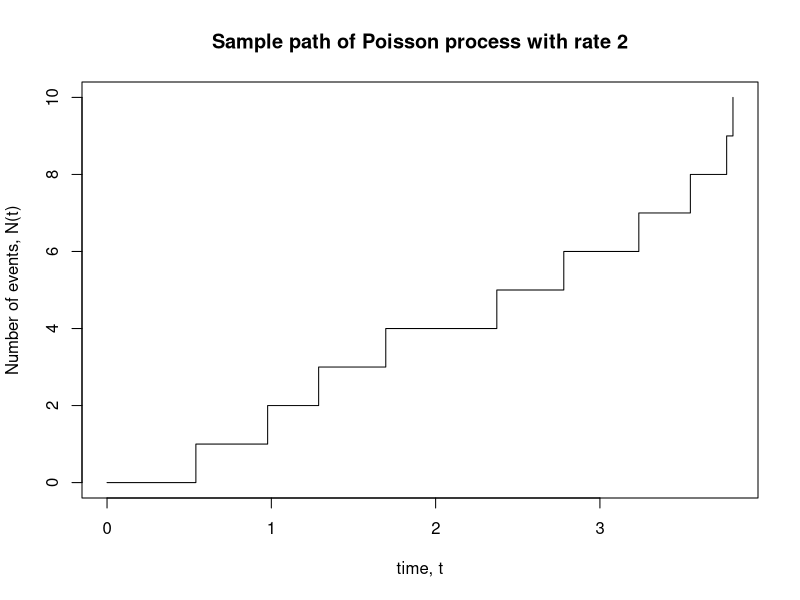
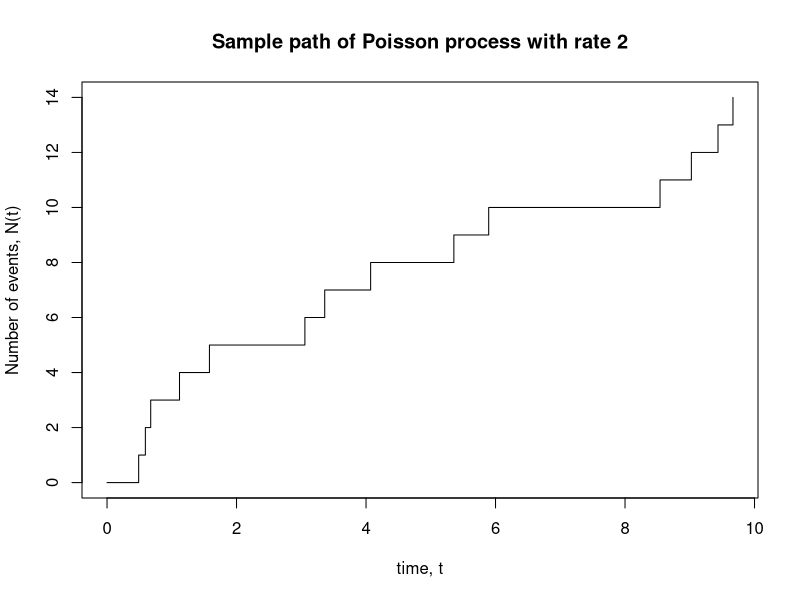
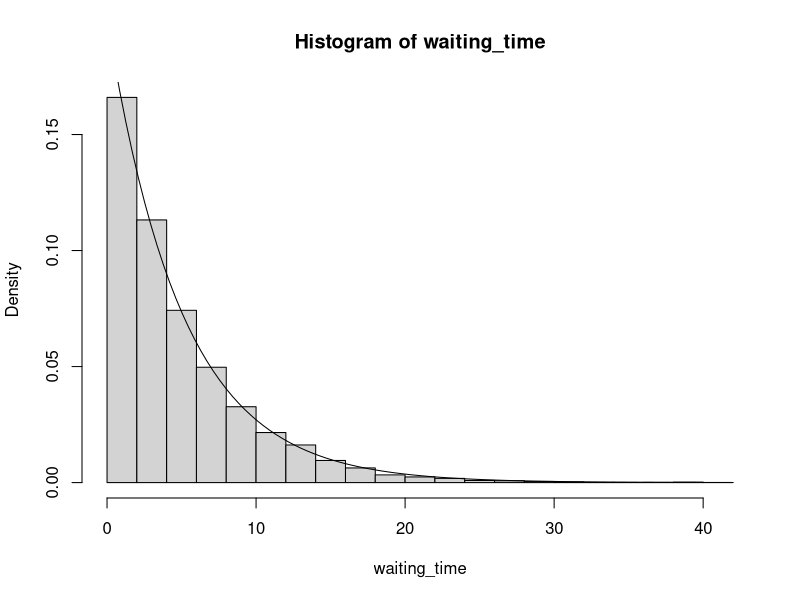

Write the R code that produced these figures, in order.
## ---- chunk 1
n = 10

lambda = 2

w = rexp(n, rate = lambda)

t = cumsum(c(0, w))

plot(t, 0:n,
     type = "s",
     xlab = "time, t", ylab = "Number of events, N(t)",
     main = paste("Sample path of Poisson process with rate", lambda))
## ---- chunk 2
T = 10

lambda = 2

N_T = rpois(1, lambda * T)

u = runif(N_T, 0, T)

t = c(0, sort(u))

plot(t, 0:N_T,
     type = "s",
     xlab = "time, t", ylab = "Number of events, N(t)",
     main = paste("Sample path of Poisson process with rate", lambda))
## ---- chunk 3
Tmax = 10000
T = 5 #mean time between buses
lambda = 2

N_commuters = rpois(1, lambda * Tmax)
W_commuters = sort(runif(N_commuters, 0 , Tmax))
N_buses = rpois(1, Tmax / T)
W_buses = sort(runif(N_buses, 0 , Tmax))

waiting_time = rep(NA, N_commuters)
for (i in 1:N_commuters){
  if (W_commuters[i] < max(W_buses)){
    waiting_time[i] = min(W_buses[W_buses > W_commuters[i]]) - W_commuters[i]
  }
}
mean(waiting_time, na.rm = TRUE)
hist(waiting_time, freq = FALSE)
curve(dexp(x, 1 / T), add = TRUE)


